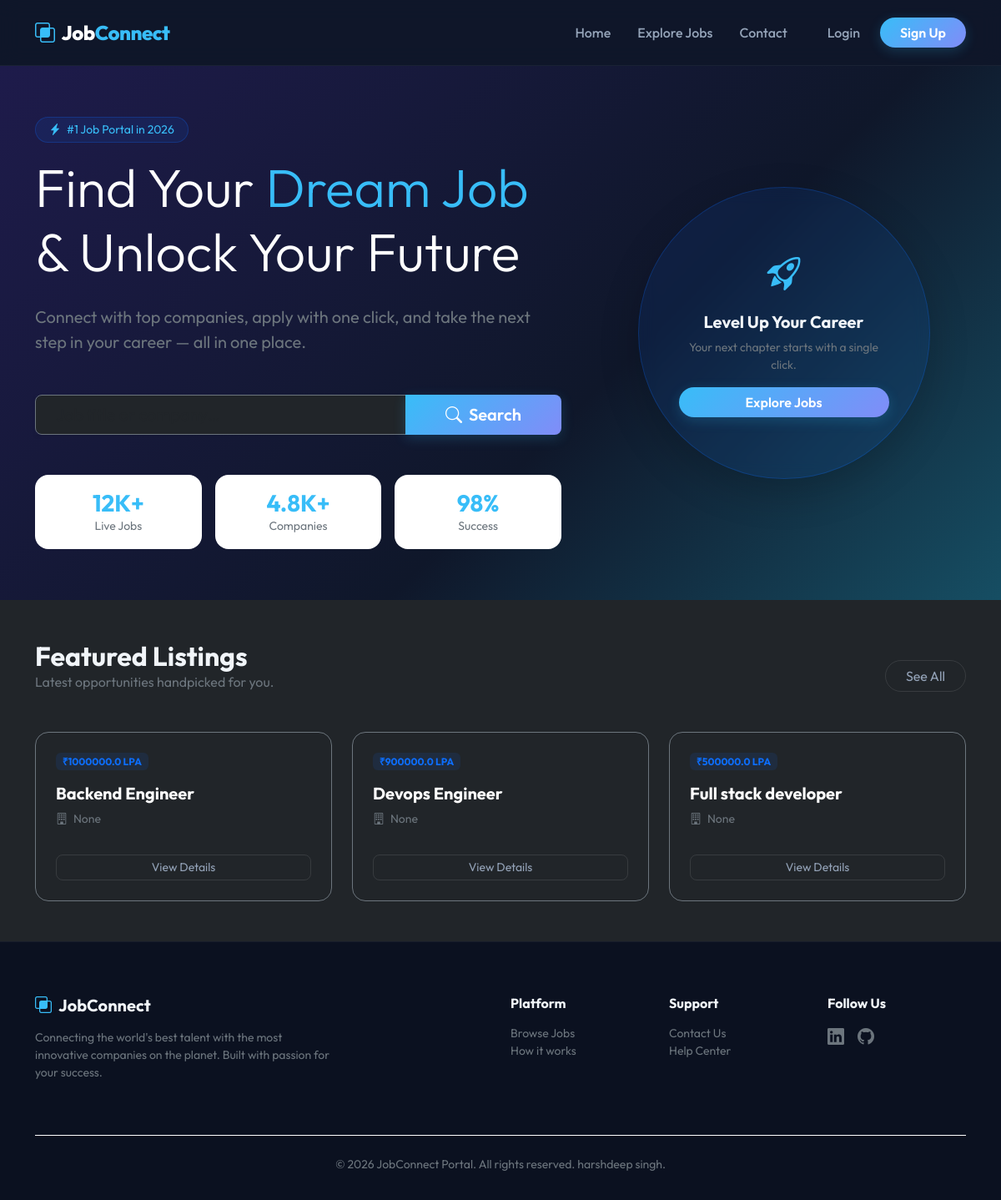
The page / on the database its author committed.
### job/models.py (models this page shows, shortened)
class Job(models.Model):
    recruiter = models.ForeignKey(Recruiter, on_delete=models.CASCADE)
    start_date = models.DateField(null=True)
    end_date = models.DateField()
    title = models.CharField(max_length=100, null=True)
    salary = models.FloatField(max_length=20)
    description = models.CharField(max_length=300, null=True)
    experience = models.CharField(max_length=100, null=True)
    skills = models.CharField(max_length=100, null=True)
    creationdate = models.DateField(auto_now_add=True)

class Recruiter(models.Model):
    user = models.ForeignKey(User, on_delete=models.CASCADE)
    mobile = models.CharField(max_length=15, null=True)
    image = models.FileField(null=True)
    gender = models.CharField(max_length=15, null=True)
    type = models.CharField(max_length=15, null=True)
    company = models.CharField(max_length=100, null=True)
    status = models.CharField(max_length=20, null=True)

### job/views.py (the view)
# urls.py: path('', views.home, name='home'),
def home(request):
    jobs = Job.objects.all().order_by('-creationdate')[:3]
    return render(request, 'home.html', {'jobs': jobs})

### job/templates/home.html (shortened to what this page needs)
{% extends 'base.html' %}
{% block content %}
<section id="home" class="py-5"
    style="background: linear-gradient(135deg, #1e1b4b 0%, #0f172a 60%, #164e63 100%); min-height: 80vh; display: flex; align-items: center;">
    <div class="container">
        <div class="row align-items-center g-5">
            <div class="col-lg-7">
                <div
                    class="hero-badge mb-3 d-inline-block px-3 py-1 rounded-pill bg-primary bg-opacity-10 text-accent small border border-primary border-opacity-25">
                    <i class="bi bi-lightning-charge-fill me-1"></i> #1 Job Portal in 2026
                </div>
                <h1 class="display-3 fw-800 text-white mb-4">
                    Find Your <span class="text-accent">Dream Job</span><br />
                    & Unlock Your Future
                </h1>
                <p class="fs-5 text-secondary mb-5">
                    Connect with top companies, apply with one click, and take the next
                    step in your career — all in one place.
                </p>
                <form class="d-flex mb-5" action="{% url 'latest_jobs' %}" method="get">
                    <div class="input-group input-group-lg shadow-sm">
                        <input class="form-control bg-dark border-secondary text-white px-4" type="search"
                            placeholder="Job title or company…">
                        <button class="btn btn-primary-gradient px-4 px-md-5" type="submit">
                            <i class="bi bi-search me-1"></i> Search
                        </button>
                    </div>
                </form>
                <div class="row g-3">
                    <div class="col-4">
                        <div
                            class="bg-white bg-opacity-5 border border-white border-opacity-10 rounded-4 p-3 text-center">
                            <h3 class="fw-bold text-accent mb-0">12K+</h3>
                            <p class="text-secondary small mb-0">Live Jobs</p>
                        </div>
                    </div>
                    <div class="col-4">
                        <div
                            class="bg-white bg-opacity-5 border border-white border-opacity-10 rounded-4 p-3 text-center">
                            <h3 class="fw-bold text-accent mb-0">4.8K+</h3>
                            <p class="text-secondary small mb-0">Companies</p>
                        </div>
                    </div>
                    <div class="col-4">
                        <div
                            class="bg-white bg-opacity-5 border border-white border-opacity-10 rounded-4 p-3 text-center">
                            <h3 class="fw-bold text-accent mb-0">98%</h3>
                            <p class="text-secondary small mb-0">Success</p>
                        </div>
                    </div>
                </div>
            </div>
            <div class="col-lg-5 d-none d-lg-block">
                <div class="rounded-circle p-5 bg-primary bg-opacity-10 border border-primary border-opacity-25 shadow-lg text-center mx-auto"
                    style="width: 350px; height: 350px; display: flex; flex-direction: column; justify-content: center; backdrop-filter: blur(10px);">
                    <i class="bi bi-rocket-takeoff fs-1 text-accent mb-3"></i>
                    <h5 class="fw-bold">Level Up Your Career</h5>
                    <p class="text-secondary small">Your next chapter starts with a single click.</p>
                    <a href="{% url 'latest_jobs' %}" class="btn btn-primary-gradient rounded-pill">Explore Jobs</a>
                </div>
            </div>
        </div>
    </div>
</section>
<section class="py-5 bg-dark">
    <div class="container">
        <div class="d-flex justify-content-between align-items-end mb-5">
            <div>
                <h2 class="fw-bold mb-0">Featured Listings</h2>
                <p class="text-secondary mb-0">Latest opportunities handpicked for you.</p>
            </div>
            <a href="{% url 'latest_jobs' %}" class="btn btn-outline-custom rounded-pill px-4">See All</a>
        </div>
        <div class="row g-4">
            {% for job in jobs %}
            <div class="col-md-4">
                <div class="card bg-dark border-secondary p-4 rounded-4 hover-lift">
                    <span class="badge bg-primary bg-opacity-10 text-primary mb-3" style="width: fit-content;">₹{{job.salary}} LPA</span>
                    <h5 class="fw-bold text-white mb-2">{{ job.title }}</h5>
                    <p class="text-secondary small"><i class="bi bi-building me-1"></i> {{ job.recruiter.company }}</p>
                    <a href="{% url 'job_detail' job.id %}"
                        class="btn btn-sm btn-outline-custom w-100 rounded-3 mt-3">View
                        Details</a>
                </div>
            </div>
            {% empty %}
            <div class="col-12 text-center py-5">
                <p class="text-secondary">No featured jobs at the moment. Check back later!</p>
            </div>
            {% endfor %}
        </div>
    </div>
</section>
{% endblock %}

### job/templates/base.html (style rules this page uses)
:root { --bg-dark: #0f172a; --card-dark: #1e293b; --accent: #38bdf8; --accent-glow: rgba(56, 189, 248, 0.4); --luxury-grad: linear-gradient(135deg, #38bdf8 0%, #818cf8 100%); }
body { font-family: 'Outfit', sans-serif; background-color: var(--bg-dark); color: #f1f5f9; overflow-x: hidden; }
.text-accent { color: var(--accent); }
.btn-primary-gradient { background: var(--luxury-grad); border: none; color: white; font-weight: 600; transition: all 0.3s ease; box-shadow: 0 4px 15px rgba(56, 189, 248, 0.2); }
.btn-outline-custom { border: 1px solid rgba(255, 255, 255, 0.1); color: #94a3b8; transition: all 0.3s ease; }
.hover-lift { transition: transform 0.3s ease, box-shadow 0.3s ease; }

### rows shown on the page
Job: salary "1000000.0", title "Backend Engineer", recruiter.company "None"
Job: salary "900000.0", title "Devops Engineer", recruiter.company "None"
Job: salary "500000.0", title "Full stack developer", recruiter.company "None"
